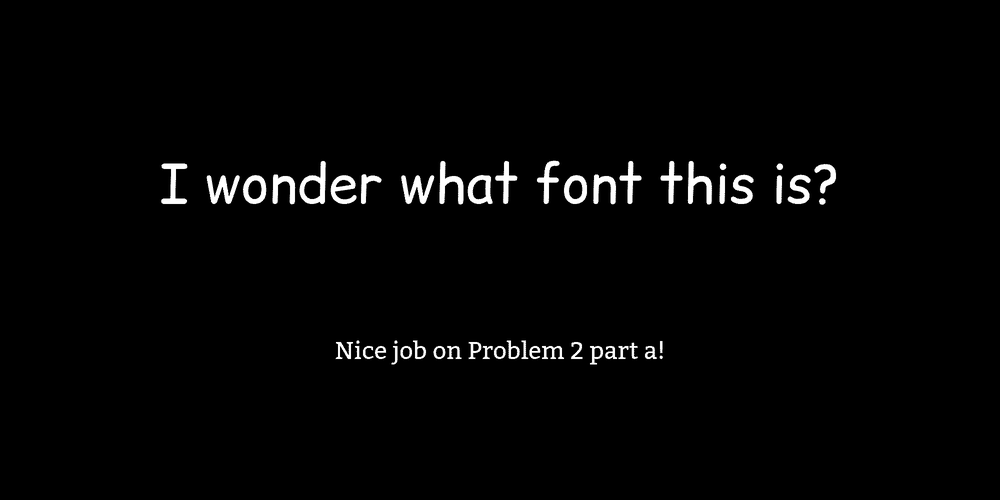
#> input picture ps5/unhidden1.png, 1000 x 500 px, shrunk from 2000 x 1000 before the run
$ python ps5.py
#> lines starting #> are read from the running program, lines starting #| are printed output that depends on the picture
"""
# Problem Set 5
# Name:
# Collaborators:
"""

from PIL import Image, ImageFont, ImageDraw
import numpy


# [211 lines left out: functions make_matrix, matrix_multiply, img_to_pix, pix_to_img, filter, extract_end_bits and 3 more, not called in this run]


def draw_kerb(filename, kerb):
    """
    Draws the text "kerb" onto the image located at "filename" and returns a PDF.
    Inputs:
        filename: string, input BW or RGB file
        kerb: string, your kerberos
    Output:
        Saves output image to "filename_kerb.xxx"
    """
#> called with filename = 'unhidden1.png', kerb = 'jamest'
    im = Image.open(filename)
#> im is the input picture: PIL image 1000x500 L; min 0, max 255, mean 4.7
    font = ImageFont.truetype("noto-sans-mono.ttf", 40)
    draw = ImageDraw.Draw(im)
    draw.text((0, 0), kerb, "white", font=font)
    idx = filename.find(".")
    new_filename = filename[:idx] + "_kerb" + filename[idx:]
    im.save(new_filename)
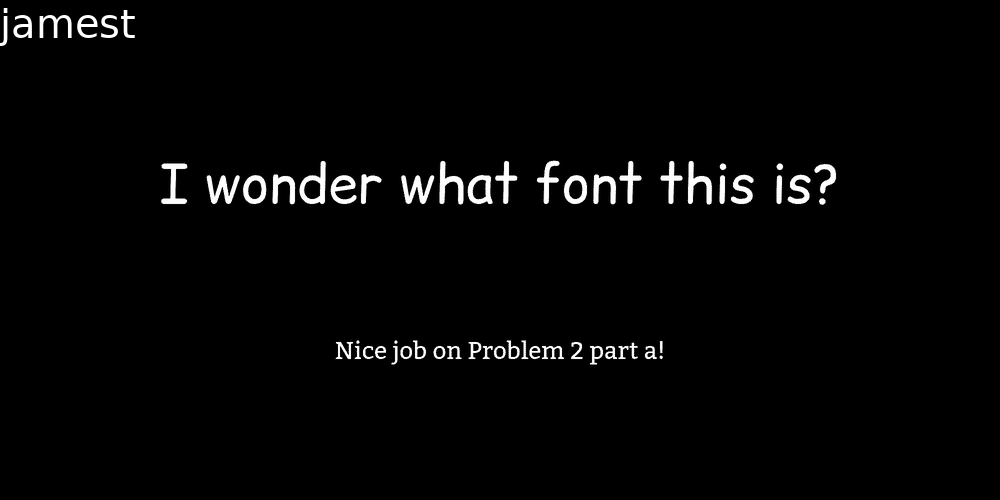
#> saved as unhidden1_kerb.png: PIL image 1000x500 L; min 0, max 255, mean 5.3
    return


def main():
    pass

    # [21 lines of commented-out code are left out]
    draw_kerb('unhidden1.png','jamest')

if __name__ == '__main__':
    main()
